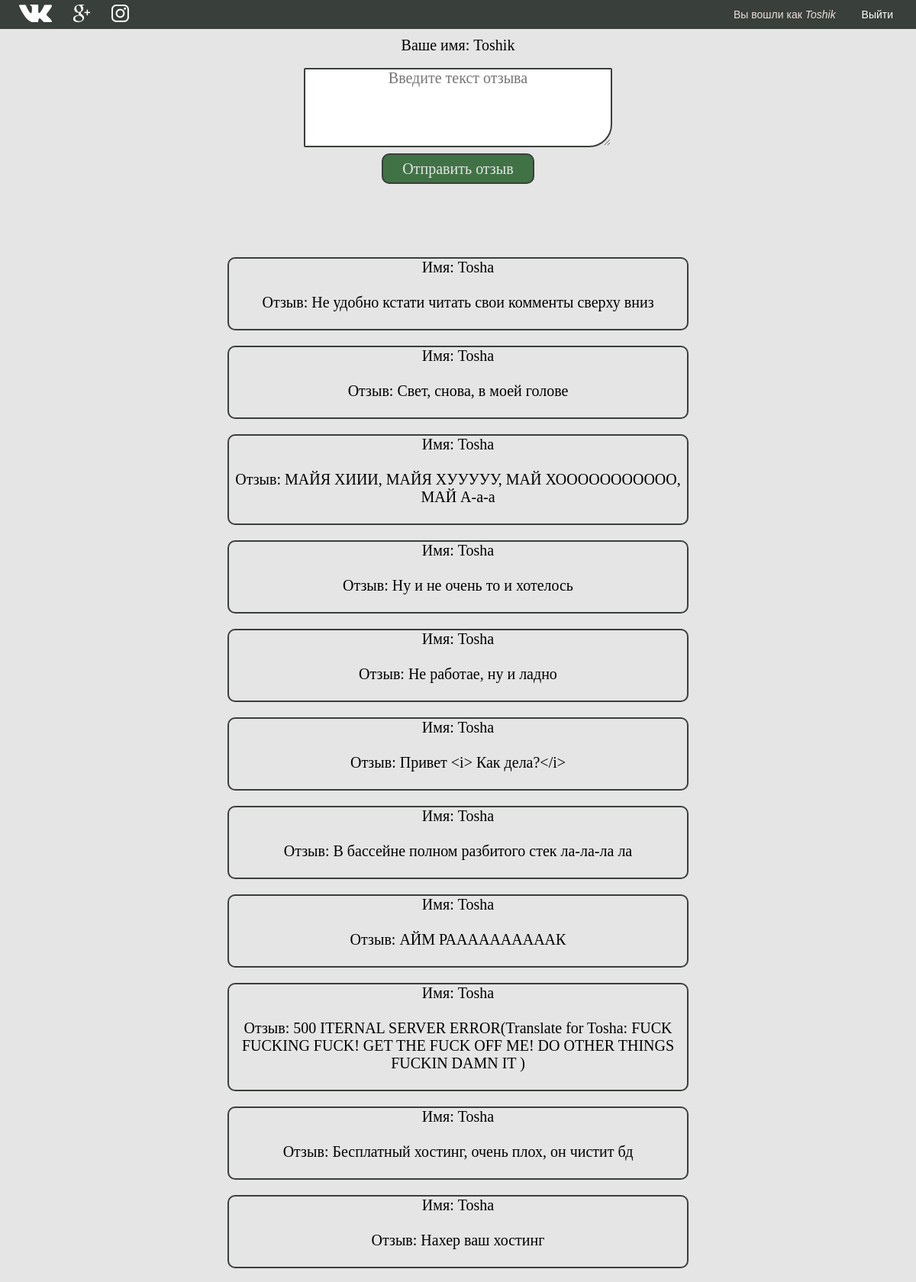
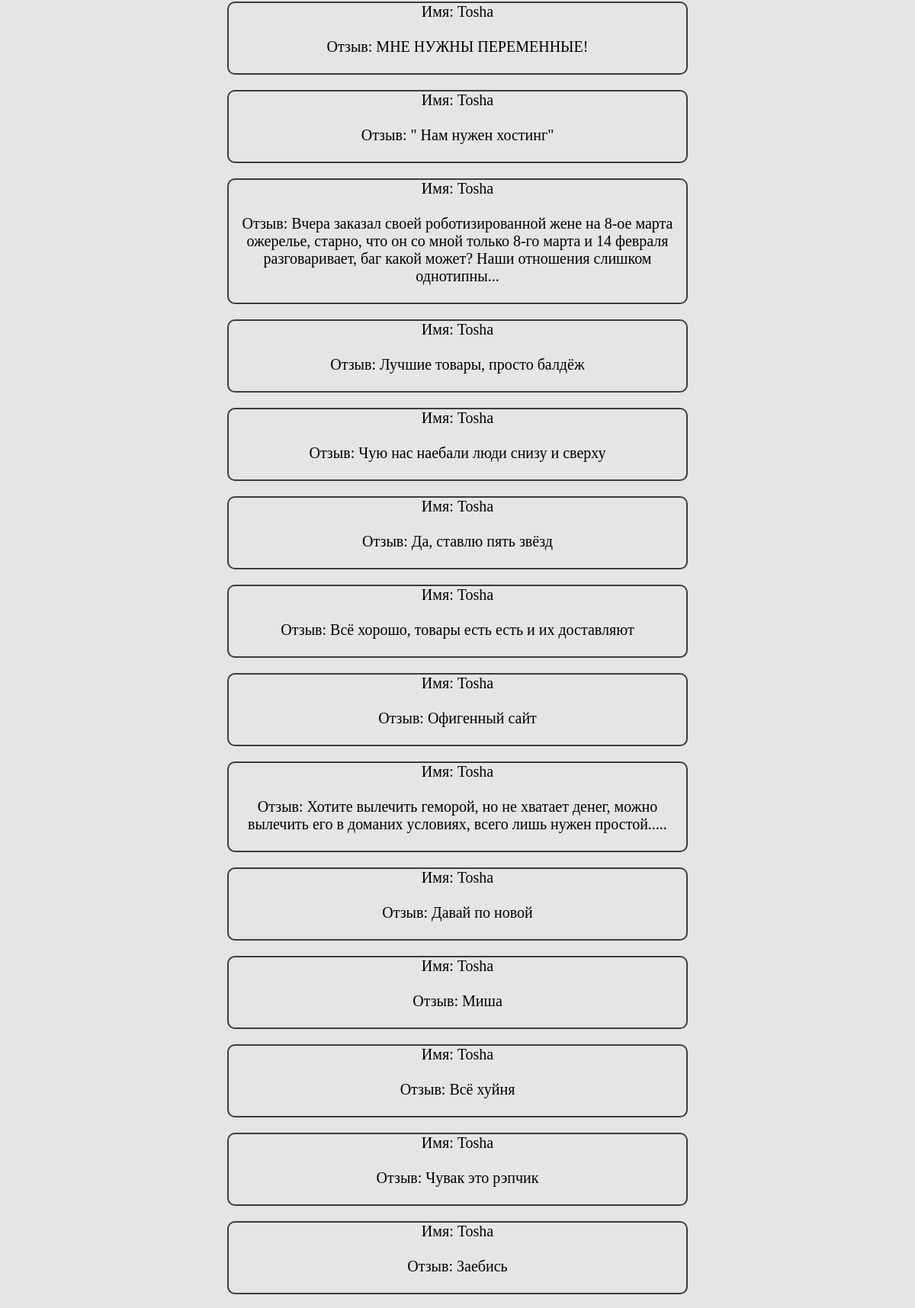
/feedback (signed in, upper part), run on the app's committed database (2 pictures, top to bottom).
### app.py (models this page shows, shortened)
class Feedback(db.Model):
    id = db.Column(db.Integer, primary_key=True)
    feedback_name = db.Column(db.String(50), nullable=False)
    feedback_text = db.Column(db.String(150), nullable=False)
    date = db.Column(db.DateTime, default=datetime.utcnow)

### app.py (the view)
@app.route('/feedback', methods=['POST', 'GET'])
def feedback():
    if request.method == 'POST':
        feedback_name = request.form['feedback_name']
        feedback_text = request.form['feedback_text']
        feedback_data = Feedback(feedback_name=feedback_name, feedback_text=feedback_text)
        try:
            db.session.add(feedback_data)
            db.session.commit()
            return redirect('/feedback')
        except:
            return render_template(DB_ERROR_PAGE)
    else:
        feedbacks = Feedback.query.order_by(Feedback.date.desc()).all()
        return render_template('feedback.html', feedbacks=feedbacks)

### templates/feedback.html (shortened to what this page needs)
<!DOCTYPE html>
<html>
<head>
	<link rel="stylesheet" type="text/css" href="{{ url_for('static', filename='index.css') }}">
	<link rel="stylesheet" type="text/css" href="{{ url_for('static', filename='feedback_style.css') }}">
</head>
<body>
	<header class="header__panel">
		<div class="wrapper">
			<div class="social">
				<div class="social__item"><a href="#"><img src="{{ url_for('static', filename='icons/vk-icon.png') }}"></a></div>
				<div class="social__item"><a href="#"><img src="{{ url_for('static', filename='icons/google-icon.png') }}"></a></div>
				<div class="social__item"><a href="https://www.instagram.com/yupibum.kz/" target="_blank"><img src="{{ url_for('static', filename='icons/inst-icon.png') }}"></a></div>
			</div>
			<div class="login">
				{% if session.user_name %}
					<span>Вы вошли как <i>{{ session.user_name }}</i></span> <a class="log" href="/user_logout">Выйти</a>
				{% else %}
					 <a href="/user_login">Войти</a>
				{% endif %}
			</div>
		</div>
	</header>
	<div id="fb_form">
	{% if session.user_name %}
		<p id="user_name">Ваше имя: {{ session.user_name }}</p>
		<form method="post">
			<input id="name" type="hidden" name="feedback_name" value="{{ session.user_name }} " autocomplete="off"><br>
			<textarea id="text_form" type="text" name="feedback_text" placeholder="Введите текст отзыва" autocomplete="off" maxlength="200"></textarea><br>
			<input id="sub_button" type="submit" value="Отправить отзыв" autocomplete="off">
		</form>
	</div>
	{% else %}
		<p>Вы должны войти, чтобы оставить отзыв.</p>
	{% endif %}
	{% if feedbacks|length > 0 %}
	<div id="feedback">
			{% for el in feedbacks %}
			<div id="fb_ready">
				<p>Имя: {{ el.feedback_name }}</p><br>
				<p id="otziv">Отзыв: {{ el.feedback_text }}</p>
				<br>
			</div>
			{% endfor %}
	{% else %}
		<p id="fb_else">Здесь пока нет отзывов<br><span>:(</span></p>
	{% endif %}
	</div>
</body>
</html>

### static/index.css (style rules this page uses)
* { margin: 0; padding: 0; }
body { margin: 0; padding: 0; }
.header__panel { height: 38px; max-width: 100%; position: sticky; background: #393F3A; }
.header__panel .wrapper { max-width: 1150px; margin: 0 auto; display: flex; justify-content: space-between; align-items: center; }
.social { display: flex; align-items: center; max-width: 160px; height: 38px; justify-content: space-around; }
.social .social__item { margin-right: 28px; }
.login { color: #ECE0E0; font-size: 14px; font-family: sans-serif; margin-right: 5px; }
.login span { margin-right: 30px; }
.login a { color: white; text-decoration: none; }

### static/feedback_style.css (style rules this page uses)
body { background-color: #E5E5E5; margin: 0; cursor: default; overflow-x: hidden; }
header { display: block; text-align: center; }
#fb_form { margin: 0 auto; text-align: center; cursor: default; }
#name, #text_form, #sub_button, #user_name, #feedback { font-size: 20px; font-family: Prociono; font-style: normal; position: relative; top: 10px; text-align: center; }
#text_form { outline: none; border: solid 2px #393F3A; border-radius: 2px; border-bottom-right-radius: 30px; cursor: text; }
textarea { min-height: 50px; height: 100px; max-height: 185px; min-width: 400px; width: 100px; max-width: 600px; }
#sub_button { background: #417246; border: solid 2px #393F3A; border-radius: 10px; color: #E5E5E5; outline: none; width: 200px; height: 40px; top: 14px; cursor: pointer; }
#feedback { margin-top: 100px; margin-bottom: 100px; }
#fb_ready { margin: 0 auto; background: #E5E5E5; border: solid 2px #393F3A; border-radius: 10px; margin-bottom: 20px; min-width: 0px; max-width: 50%; overflow-wrap: break-word; }
#otziv { margin-right: 5px; margin-left: 5px; }

### data on the page
Feedback: feedback_name "Tosha", feedback_text "Не удобно кстати читать свои комменты сверху вниз"
Feedback: feedback_name "Tosha", feedback_text "Свет, снова, в моей голове"
Feedback: feedback_name "Tosha", feedback_text "МАЙЯ ХИИИ, МАЙЯ ХУУУУУ, МАЙ ХООООООООООО, МАЙ А-а-а"
Feedback: feedback_name "Tosha", feedback_text "Ну и не очень то и хотелось"
Feedback: feedback_name "Tosha", feedback_text "Не работае, ну и ладно"
Feedback: feedback_name "Tosha", feedback_text "Привет <i> Как дела?</i>"
Feedback: feedback_name "Tosha", feedback_text "В бассейне полном разбитого стек ла-ла-ла ла"
Feedback: feedback_name "Tosha", feedback_text "АЙМ РААААААААААК"
Feedback: feedback_name "Tosha", feedback_text "500 ITERNAL SERVER ERROR(Translate for Tosha: FUCK FUCKING FUCK! GET THE FUCK OFF ME! DO OTHER THINGS FUCKIN DAMN IT )"
Feedback: feedback_name "Tosha", feedback_text "Бесплатный хостинг, очень плох, он чистит бд"
Feedback: feedback_name "Tosha", feedback_text "Нахер ваш хостинг"
Feedback: feedback_name "Tosha", feedback_text "МНЕ НУЖНЫ ПЕРЕМЕННЫЕ!"
Feedback: feedback_name "Tosha", feedback_text "\" Нам нужен хостинг\""
Feedback: feedback_name "Tosha", feedback_text "Вчера заказал своей роботизированной жене на 8-ое марта ожерелье, старно, что он со мной только 8-го марта и 14 февраля разговаривает, баг какой может? Наши отношения слишком однотипны..."
Feedback: feedback_name "Tosha", feedback_text "Лучшие товары, просто балдёж"
Feedback: feedback_name "Tosha", feedback_text "Чую нас наебали люди снизу и сверху"
Feedback: feedback_name "Tosha", feedback_text "Да, ставлю пять звёзд"
Feedback: feedback_name "Tosha", feedback_text "Всё хорошо, товары есть есть и их доставляют"
Feedback: feedback_name "Tosha", feedback_text "Офигенный сайт"
Feedback: feedback_name "Tosha", feedback_text "Хотите вылечить геморой, но не хватает денег, можно вылечить его в доманих условиях, всего лишь нужен простой....."
Feedback: feedback_name "Tosha", feedback_text "Давай по новой"
Feedback: feedback_name "Tosha", feedback_text "Миша"
Feedback: feedback_name "Tosha", feedback_text "Всё хуйня"
Feedback: feedback_name "Tosha", feedback_text "Чувак это рэпчик"
Feedback: feedback_name "Tosha", feedback_text "Заебись"

### other printed values
{{ session.user_name }} "Toshik"
